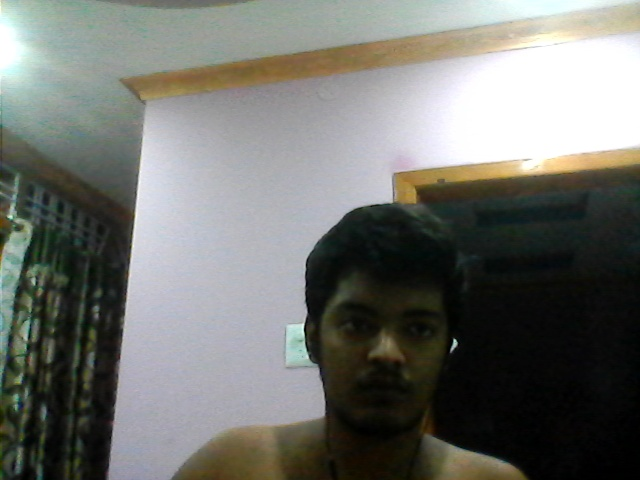
#> input picture open-cv/image.jpg, 640 x 480 px, given in place of the camera
$ python face_recog.py
#> lines starting #> are read from the running program, lines starting #| are printed output that depends on the picture
import cv2
import numpy as np

import os

cap = cv2.VideoCapture(0)

detector = cv2.CascadeClassifier("haarcascade_frontalface_default.xml")

name = input("Enter your name : ")
#> the answer given: image.jpg

frames = []
outputs = []

while True:

    ret, frame = cap.read()
#> frame is the input picture: shape (480, 640, 3); mean B, G, R 110.1, 115.1, 113.5

    if ret:
        faces = detector.detectMultiScale(frame)
#> faces = [[305, 262, 165, 165]]

        for face in faces:
            x, y, w, h = face

            cut = frame[y:y+h, x:x+w]

            fix = cv2.resize(cut, (100, 100))
            gray = cv2.cvtColor(fix, cv2.COLOR_BGR2GRAY)


            cv2.imshow("My Face", gray)
#> this loop made 1 pass
#> pass 1, `cut = frame[y:y+h, x:x+w]`:
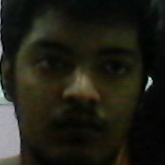
#> cut: shape (165, 165, 3); mean B, G, R 21.9, 31.2, 31.8
#> pass 1, `gray = cv2.cvtColor(fix, cv2.COLOR_BGR2GRAY)`:
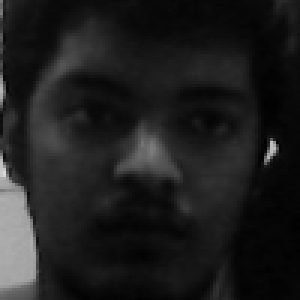
#> gray: shape (100, 100) (shown 3 times larger); min 1, max 217, mean 30.2
    cv2.imshow("My Screen", frame)
    key = cv2.waitKey(1)
#> (key q is pressed here)

    if key == ord("q"):
        break
    if key == ord("c"):
        # cv2.imwrite(name + ".jpg", frame)
        frames.append(gray.flatten())
        outputs.append([name])

X = np.array(frames)
y = np.array(outputs)

data = np.hstack([y, X])

f_name = "face_data.npy"

if os.path.exists(f_name):
    old = np.load(f_name)
    data = np.vstack([old, data])

np.save(f_name, data)

cap.release()
cv2.destroyAllWindows()

$ run again, on open-cv/dhriti.jpg
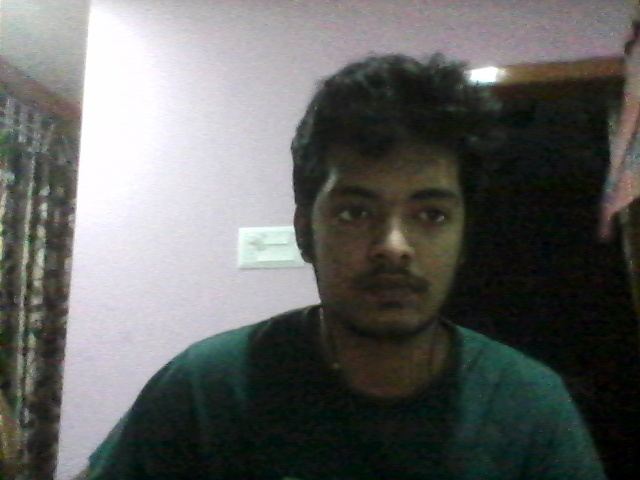
#> input picture open-cv/dhriti.jpg, 640 x 480 px, given in place of the camera
#> frame is the input picture: shape (480, 640, 3); mean B, G, R 97.2, 99.4, 98
#> faces = [[292, 134, 203, 203]]
#> the loop `for face in faces:` made 1 pass
#> pass 1, `cut = frame[y:y+h, x:x+w]`:
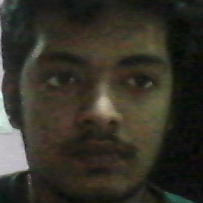
#> cut: shape (203, 203, 3); mean B, G, R 40.2, 49.9, 52.4
#> pass 1, `gray = cv2.cvtColor(fix, cv2.COLOR_BGR2GRAY)`:
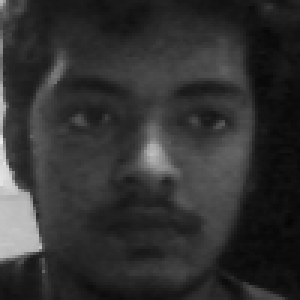
#> gray: shape (100, 100) (shown 3 times larger); min 5, max 235, mean 49.5
